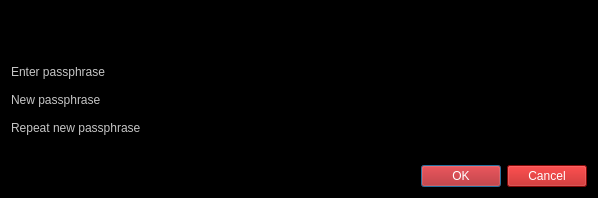
<?xml version="1.0" encoding="UTF-8"?>
<ui version="4.0">
 <class>AskPassphraseDialog</class>
 <widget class="QDialog" name="AskPassphraseDialog">
  <property name="geometry">
   <rect>
    <x>0</x>
    <y>0</y>
    <width>598</width>
    <height>198</height>
   </rect>
  </property>
  <property name="sizePolicy">
   <sizepolicy hsizetype="Preferred" vsizetype="Minimum">
    <horstretch>0</horstretch>
    <verstretch>0</verstretch>
   </sizepolicy>
  </property>
  <property name="minimumSize">
   <size>
    <width>550</width>
    <height>0</height>
   </size>
  </property>
  <property name="windowTitle">
   <string>Passphrase Dialog</string>
  </property>
  <property name="styleSheet">
   <string notr="true">color: rgb(198, 198, 198);
background-color: rgb(0, 0, 0);</string>
  </property>
  <layout class="QVBoxLayout" name="verticalLayout">
   <item>
    <widget class="QLabel" name="warningLabel">
     <property name="textFormat">
      <enum>Qt::RichText</enum>
     </property>
     <property name="wordWrap">
      <bool>true</bool>
     </property>
    </widget>
   </item>
   <item>
    <layout class="QFormLayout" name="formLayout">
     <property name="fieldGrowthPolicy">
      <enum>QFormLayout::AllNonFixedFieldsGrow</enum>
     </property>
     <item row="0" column="0">
      <widget class="QLabel" name="passLabel1">
       <property name="text">
        <string>Enter passphrase</string>
       </property>
      </widget>
     </item>
     <item row="0" column="1">
      <widget class="QLineEdit" name="passEdit1">
       <property name="echoMode">
        <enum>QLineEdit::Password</enum>
       </property>
      </widget>
     </item>
     <item row="1" column="0">
      <widget class="QLabel" name="passLabel2">
       <property name="text">
        <string>New passphrase</string>
       </property>
      </widget>
     </item>
     <item row="1" column="1">
      <widget class="QLineEdit" name="passEdit2">
       <property name="echoMode">
        <enum>QLineEdit::Password</enum>
       </property>
      </widget>
     </item>
     <item row="2" column="0">
      <widget class="QLabel" name="passLabel3">
       <property name="text">
        <string>Repeat new passphrase</string>
       </property>
      </widget>
     </item>
     <item row="2" column="1">
      <widget class="QLineEdit" name="passEdit3">
       <property name="echoMode">
        <enum>QLineEdit::Password</enum>
       </property>
      </widget>
     </item>
     <item row="3" column="1">
      <widget class="QLabel" name="capsLabel">
       <property name="font">
        <font>
         <weight>75</weight>
         <bold>true</bold>
        </font>
       </property>
       <property name="text">
        <string/>
       </property>
       <property name="alignment">
        <set>Qt::AlignCenter</set>
       </property>
      </widget>
     </item>
    </layout>
   </item>
   <item>
    <widget class="QDialogButtonBox" name="buttonBox">
     <property name="styleSheet">
      <string notr="true">font: bold 9pt &quot;Sans Serif&quot;;
color: rgb(255, 255, 255);
background-color: rgb(183, 13, 13);
</string>
     </property>
     <property name="orientation">
      <enum>Qt::Horizontal</enum>
     </property>
     <property name="standardButtons">
      <set>QDialogButtonBox::Cancel|QDialogButtonBox::Ok</set>
     </property>
    </widget>
   </item>
  </layout>
 </widget>
 <resources/>
 <connections>
  <connection>
   <sender>buttonBox</sender>
   <signal>accepted()</signal>
   <receiver>AskPassphraseDialog</receiver>
   <slot>accept()</slot>
   <hints>
    <hint type="sourcelabel">
     <x>248</x>
     <y>254</y>
    </hint>
    <hint type="destinationlabel">
     <x>157</x>
     <y>274</y>
    </hint>
   </hints>
  </connection>
  <connection>
   <sender>buttonBox</sender>
   <signal>rejected()</signal>
   <receiver>AskPassphraseDialog</receiver>
   <slot>reject()</slot>
   <hints>
    <hint type="sourcelabel">
     <x>316</x>
     <y>260</y>
    </hint>
    <hint type="destinationlabel">
     <x>286</x>
     <y>274</y>
    </hint>
   </hints>
  </connection>
 </connections>
</ui>
